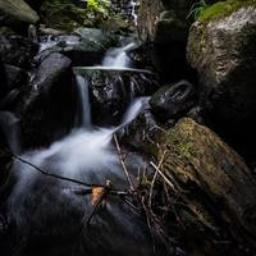
#> input picture backend/dataset/ai/img000013.jpg, 256 x 256 px
$ python -i artifact_stream.py   (imports and definitions only)   (older library calls are emulated)
#> lines starting #> are read from the running program, lines starting #| are printed output that depends on the picture
#> further down, picture is the input picture: shape (256, 256, 3); mean B, G, R 40.6, 41.8, 42.6
from dataclasses import dataclass

import cv2
import numpy as np


@dataclass
class ArtifactStreamResult:
    ela_score: float
    edge_artifact_score: float
    ai_artifact_probability: float
    ela_detail: str
    edge_detail: str
    anomaly_map: np.ndarray


def _compute_ela_map(bgr: np.ndarray, jpeg_quality: int = 90) -> np.ndarray:
#> called with jpeg_quality = 90
    ok, encoded = cv2.imencode(".jpg", bgr, [cv2.IMWRITE_JPEG_QUALITY, jpeg_quality])
#> encoded = 16955 values, max 255 at index 0, min 0 at index 4, mean 144.2
    if not ok:
        return np.zeros((bgr.shape[0], bgr.shape[1]), dtype=np.float32)
    recompressed = cv2.imdecode(encoded, cv2.IMREAD_COLOR)
    diff = cv2.absdiff(bgr, recompressed)
    diff_gray = cv2.cvtColor(diff, cv2.COLOR_BGR2GRAY)
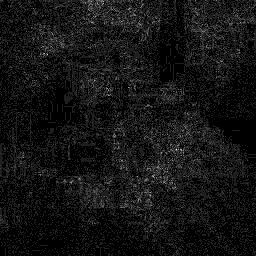
#> diff_gray: shape (256, 256); min 0, max 8, mean 0.612; drawn with min black and max white
    return cv2.normalize(diff_gray.astype(np.float32), None, 0.0, 1.0, cv2.NORM_MINMAX)


def run_artifact_stream(bgr: np.ndarray, gray: np.ndarray) -> ArtifactStreamResult:
    ela_map = _compute_ela_map(bgr)
    ela_score = float(np.mean(ela_map))

    edges = cv2.Canny(gray, 80, 170).astype(np.float32) / 255.0
    lap = cv2.Laplacian(gray.astype(np.float32), cv2.CV_32F)
    lap_norm = cv2.normalize(np.abs(lap), None, 0.0, 1.0, cv2.NORM_MINMAX)

    edge_regions = edges > 0.1
    if np.any(edge_regions):
        edge_artifact_score = float(np.mean(lap_norm[edge_regions]))
    else:
        edge_artifact_score = float(np.mean(lap_norm))

    ai_artifact_probability = float(np.clip(0.55 * ela_score + 0.45 * edge_artifact_score, 0.0, 1.0))
    ela_detail = f"ELA mean={ela_score:.3f}; higher values indicate inconsistent recompression patterns."
    edge_detail = (
        f"Edge artifact score={edge_artifact_score:.3f}; irregular high-frequency boundaries raise synthetic risk."
    )
    anomaly_map = np.clip(0.6 * ela_map + 0.4 * lap_norm, 0.0, 1.0)
    return ArtifactStreamResult(
        ela_score=ela_score,
        edge_artifact_score=edge_artifact_score,
        ai_artifact_probability=ai_artifact_probability,
        ela_detail=ela_detail,
        edge_detail=edge_detail,
        anomaly_map=anomaly_map,
    )

>>> import cv2
>>> picture = cv2.imread('../../dataset/ai/img000013.jpg')
>>> result = _compute_ela_map(picture)

$ run again, on backend/dataset/ai/img000017.jpg
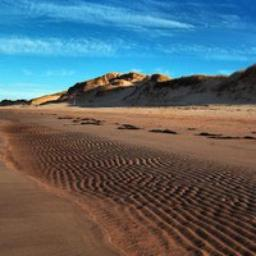
#> input picture backend/dataset/ai/img000017.jpg, 256 x 256 px
#> picture is the input picture: shape (256, 256, 3); mean B, G, R 108, 102.1, 88.4
#> encoded = 15651 values, max 255 at index 0, min 0 at index 4, mean 145.8
#> in _compute_ela_map, `diff_gray = cv2.cvtColor(diff, cv2.COLOR_BGR2GRAY)`:
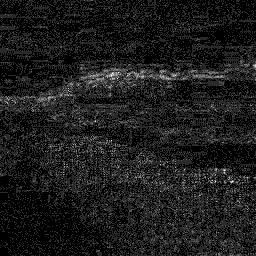
#> diff_gray: shape (256, 256); min 0, max 6, mean 0.649; drawn with min black and max white

$ run again, on backend/dataset/ai/img000019.jpg
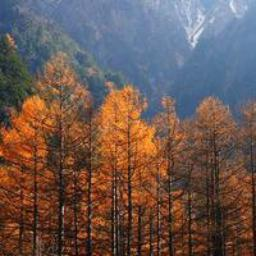
#> input picture backend/dataset/ai/img000019.jpg, 256 x 256 px
#> picture is the input picture: shape (256, 256, 3); mean B, G, R 82.3, 88.2, 108
#> in _compute_ela_map, `diff_gray = cv2.cvtColor(diff, cv2.COLOR_BGR2GRAY)`:
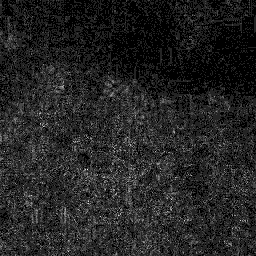
#> diff_gray: shape (256, 256); min 0, max 7, mean 0.993; drawn with min black and max white

$ run again, on backend/dataset/ai/img000021.jpg
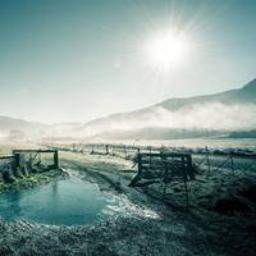
#> input picture backend/dataset/ai/img000021.jpg, 256 x 256 px
#> picture is the input picture: shape (256, 256, 3); mean B, G, R 148, 151.5, 130.6
#> encoded = 13289 values, max 255 at index 0, min 0 at index 4, mean 142.2
#> in _compute_ela_map, `diff_gray = cv2.cvtColor(diff, cv2.COLOR_BGR2GRAY)`:
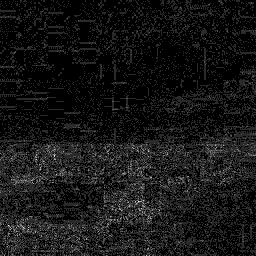
#> diff_gray: shape (256, 256); min 0, max 6, mean 0.511; drawn with min black and max white
